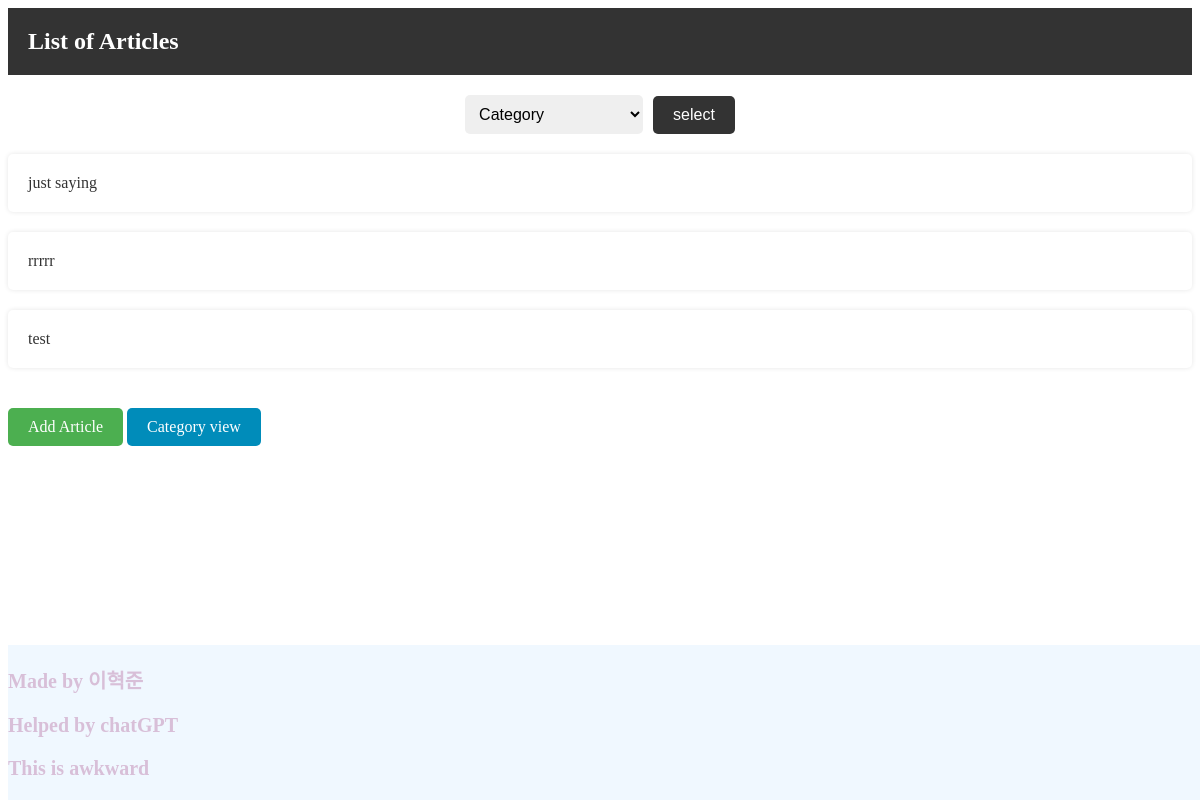
/list, run on an earlier commit of the app's database.
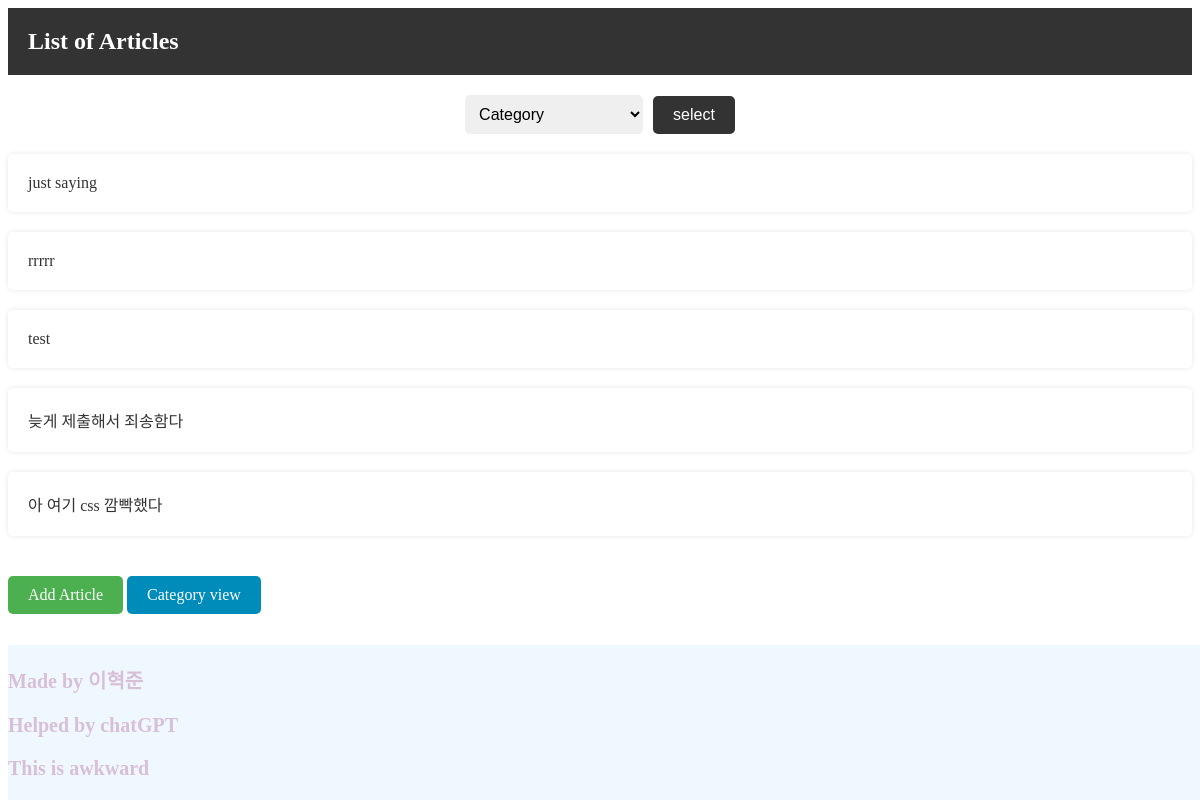
And on a later commit of the database.
### portfolio/models.py (models this page shows, shortened)
class Article(models.Model):
    category = [
        ('N/A', 'N/A'),
        ('HOBBY', 'Hobby'),
        ('FOOD', 'Food'),
        ('PROGRAMMING', 'Programming'),
    ]
    article_category = models.CharField(max_length=20, choices=category, default='N/A')
    title = models.CharField(max_length=200)
    content = models.TextField()
    written_time = models.TimeField(auto_now=True)

### portfolio/views.py (the view)
# urls.py: path('list', views.list, name='list'),
def list(request, category=None):
    print('still working')
    cate_list = Article.category
    cates = []
    num = []
    for cate in cate_list:
        cate = cate[0]
        print(cate)
        cates.append(cate)
        num.append(Article.objects.filter(article_category=cate).count())
    cate_num = zip(cates, num)
    if request.method == 'POST' and request.POST['category'] != 'category':
        print(request.POST)
        articles = Article.objects.filter(article_category=request.POST['category'])
        return render(request, 'list.html', {'articles':articles, 'cate_num':cate_num})
    elif category != None:
        print(request.POST)
        articles = Article.objects.filter(article_category=category)
        return render(request, 'list.html', {'articles':articles, 'cate_num':cate_num})
    print("rtttt")
    articles = Article.objects.all()
    return render(request, 'list.html', {'articles': articles, 'cate_num':cate_num})

### portfolio/templates/list.html (shortened to what this page needs)
{% extends 'base.html' %} {% block css %} {% load static %}
<link rel="stylesheet" href="{%  static 'list.css'  %}?v=1" />
{% endblock %}  {% block everything %}
<header class="header">
  <h2>List of Articles</h2>
</header>
<form action="/list" method="post" class="form">
  <select name="category">
    <option value="category">Category</option>
  </select>
  <button type="submit">select</button>
</form>
<ul class="article-list">
  {% for article in articles %}
  <li><a href="{% url 'detail' article.id %}">{{ article.title }}</a></li>
  {% endfor %}
</ul>
<a class="add" href="{% url 'write_new' %}">Add Article</a>
<a class="category" href="{% url 'category' %}">Category view</a>
{% endblock %}

### portfolio/templates/base.html (shortened to what this page needs)
<!DOCTYPE html>
<html lang="en">
  <head>
    {% block css %} {% endblock css %}
  </head>
  <body>
    {% block everything %} {% endblock everything %}
    <footer
      style="
        position: absolute;
        bottom: 0px;
        background-color: aliceblue;
        color: thistle;
        font-weight: 600;
        font-size: 20px;
        min-width: 100%;
      "
    >
      <div class="info">
        <p style="text-align: left">Made by 이혁준</p>
        <p style="text-align: left">Helped by chatGPT</p>
        <p style="text-align: left">This is awkward</p>
      </div>
    </footer>
  </body>
</html>

### portfolio/static/list.css (style rules this page uses)
.header { background-color: #333; color: #fff; padding: 20px; }
.header h2 { margin: 0; }
.form { display: flex; justify-content: center; align-items: center; margin: 20px 0; }
.form select { font-size: 16px; padding: 10px; border: none; border-radius: 5px; margin-right: 10px; }
.form button { font-size: 16px; padding: 10px 20px; background-color: #333; color: #fff; border: none; border-radius: 5px; }
.article-list { list-style: none; padding: 0; margin: 0; }
.article-list li { background-color: #fff; border-radius: 5px; box-shadow: 0 0 5px rgba(0, 0, 0, 0.1); padding: 20px; margin-bottom: 20px; }
.article-list li a { text-decoration: none; color: #333; }
.add { background-color: #4caf50; border: none; color: white; padding: 10px 20px; text-align: center; text-decoration: none; display: inline-block; font-size: 16px; margin: 20px 0; border-radius: 5px; transition: all 0.2s ease-in-out; }
.category { background-color: #008cba; border: none; color: white; padding: 10px 20px; text-align: center; text-decoration: none; display: inline-block; font-size: 16px; margin: 20px 0; border-radius: 5px; transition: all 0.2s ease-in-out; }

What changed in the data, as far as the page shows it:
added Article: title "늦게 제출해서 죄송함다"
added Article: title "아 여기 css 깜빡했다"
